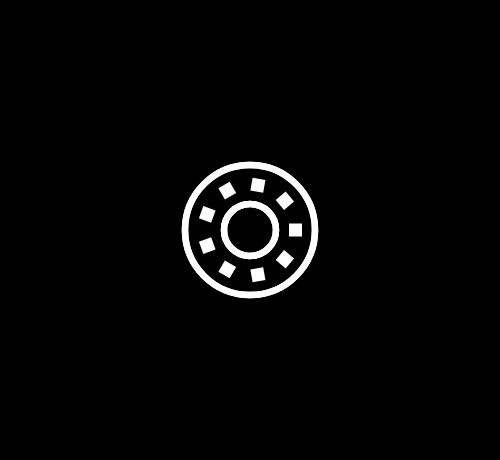
Frame 1 (no input)
Frame 60 (no input): identical to frame 1, image omitted
Frame 120 (the mouse pressed at the canvas centre since frame 60): identical to frame 1, image omitted

The p5.js sketch that drew this single still picture (run headless with seeded random() and noise() and a simulated clock; from frame 60 on, the mouse is pressed at the canvas centre):

// p5.js sketch
// ── sketch.js
let c1;
let refresh;
let c = [];
let ringNumber = 3
const gap = 15
const emptySpace = 5
const emptySpace2 = 2;
let circles = [];
let lowercircles = [];
let circleNumber;
let xSpeed = 5;

let deader = -60;
let deader2;
let scaler = 0.9;

let outerRadius = ringNumber * gap + emptySpace2;
let yHeight = outerRadius;

function setup() {
  createCanvas(500,460);

  runSketch();

  randomboi = createButton("Random");
  randomboi.mousePressed(runSketch);
  randomboi.size(width, 40);

}

function runSketch() {
  for (let i = 0; i < ringNumber; i++) {
    c[i] = new circleRing(i * gap + emptySpace, ringNumber * gap + emptySpace);
  }
}

function draw() {
  background(0);
  // print(frameRate())

  push();
  translate(width / 2, height / 2);
  scale(1.3)

  // circleUp()

  for (let i = 1; i < c.length; i++) {
    c[i].update();
  }

  pop();

  // if (frameCount % 100 === 0) {
  //   runSketch()
  // }
}

class circleRing {
  constructor(radius, bigRadius) {
    //general
    this.random = random(0, 13)


    //cirler
    this.bigRadius = bigRadius
    this.rotate = 0.0005
    // this.rotate = 0.00025
    this.r = 12
    this.r2 = 24
    this.num = round(random(15, 20))
    this.circNum = round(random(15, 20))
    this.radius = radius
    this.angle = TAU / this.num
    this.circAngle = TAU / this.circNum

    //liner
    this.lineNum = random(1, 10)
    this.lineStroke = 5

    //radianter
    this.lineLength = 30
    this.radius1 = this.radius + this.lineLength / 5
    this.radius2 = this.radius - this.lineLength / 5

    //petaler
    this.petNum = round(random(10, 50))
    // this.petNum = round(random(1,10))
    this.petSize = random(2, 20)
    this.petAngle = TAU / this.petNum
    this.petRadius = random(5, 20)
    this.petStroke = this.petRadius / 2

    //squarer
    this.squareNum = round(random(6, 12))
    this.squareSize = 10
    this.squareAngle = TAU / this.squareNum
    this.squareRand = random(0, 2)

  }

  style() {
    // stroke(this.stroke)
    // fill(this.fill)
    noStroke()
    fill(255)
    // stroke(0)
    // noFill()
  }


  update(pos) {

    this.style()

    if (this.random < 3) {
      this.circler()
    } else if (this.random > 3 && this.random < 7) {
      this.liner()
    } else if (this.random > 7 && this.random < 10) {
      this.radianter()
    } else if (this.random > 10 && this.random < 13) {
      this.squarer()
    }

    // this.radianter()
    this.outliner()
  }

  //cirler////cirler////cirler////cirler////cirler////cirler//
  circler() {
    rotate(frameCount * this.rotate)

    noStroke()
    fill(255)

    for (let i = 0; i < this.circNum; i++) {

      this.x = sin(i * this.circAngle) * this.radius
      this.y = cos(i * this.circAngle) * this.radius

      ellipse(this.x, this.y, this.r)
    }
  }

  //liner////liner////liner////liner////liner////liner//
  liner() {

    stroke(255)
    noFill()
    strokeWeight(this.lineStroke)

    for (let i = 0; i < this.lineNum; i++) {

      circle(0, 0, (this.radius * 2) - (i * this.lineNum / 2) + (i * this.lineNum / 2))

    }
  }

  //radianter////radianter////radianter////radianter////radianter////radianter//
  radianter() {

    rotate(frameCount * this.rotate)
    stroke(255)
    strokeWeight(this.lineStroke)
    strokeCap(SQUARE)

    for (let i = 0; i < this.num; i++) {

      this.x1 = cos(i * this.angle) * this.radius1
      this.y1 = sin(i * this.angle) * this.radius1
      this.x2 = cos(i * this.angle) * this.radius2
      this.y2 = sin(i * this.angle) * this.radius2

      line(this.x1, this.y1, this.x2, this.y2)
    }
  }

  //squarer////squarer////squarer////squarer////squarer////squarer//
  squarer() {

    fill(255)
    noStroke()
    rectMode(CENTER)

    for (let i = 0; i < this.squareNum; i++) {

      push()
      translate(this.radius, 0)
      if (this.squareRand <= 1) {
        rotate(radians(45))
      }
      // console.log(this.squareRand)
      rect(0, 0, this.squareSize, this.squareSize)

      pop()
      rotate(this.squareAngle)
    }
  }

  outliner() {
    strokeWeight(this.lineStroke)
    // strokeWeight(1)
    noFill()
    stroke(255)
    circle(0, 0, this.bigRadius * 2)
    // circle(0, 0, this.radius)

    // circle(0, 0, 1)
    // line()
  }
}
